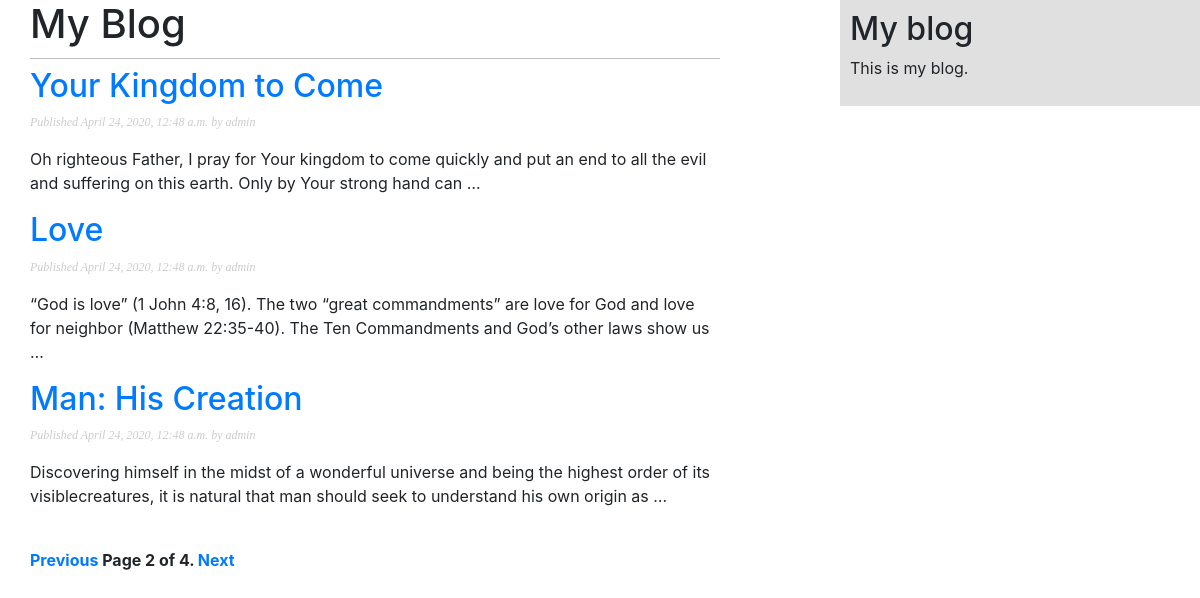
Screenshot of /BlogApp/?page=2 with the database file from the repository.
### BlogApp/models.py (models this page shows, shortened)
class Post(models.Model):
    STATUS_CHOICES = (
        ('draft', 'Draft'),
        ('published', 'Published'),
    )
    title = models.CharField(max_length=250)
    slug = models.SlugField(max_length=250,
                            unique_for_date='publish')
    author = models.ForeignKey(User,
                               on_delete=models.CASCADE,
                               related_name='blog_posts')
    body = models.TextField()
    publish = models.DateTimeField(default=timezone.now)
    created = models.DateTimeField(auto_now_add=True)
    updated = models.DateTimeField(auto_now=True)
    status = models.CharField(max_length=10,
                              choices=STATUS_CHOICES,
                              default='draft')
    objects = models.Manager()
    published = PublishedManager()
    tags = TaggableManager()
    class Meta:
        ordering = ('-publish',)
    def get_absolute_url(self):
        return reverse('BlogApp:post_detail',
                       args=[self.publish.year,
                             self.publish.month,
                             self.publish.day,
                             self.slug])

### BlogApp/views.py (the view)
# urls.py: path('', views.PostListView.as_view(), name='post_list'),
class PostListView(ListView):
    queryset = Post.published.all()
    context_object_name = 'posts'
    paginate_by = 3
    template_name = 'BlogApp/post/list.html'

### BlogApp/templates/BlogApp/post/list.html (shortened to what this page needs)
{% extends "BlogApp/base.html" %}
{% block content %}
    <h1>My Blog</h1>
    {% for post in posts %}
        <h2>
            <a href="{{ post.get_absolute_url }}">
                {{ post.title }}
            </a>
        </h2>
        <p class="date">
            Published {{ post.publish }} by {{ post.author }}
        </p>
        {{ post.body|truncatewords:30|linebreaks }}
    {% endfor %}
    {% include "pagination.html" with page=page_obj %}
{% endblock %}

### BlogApp/static/css/BlogApp.css (style rules this page uses)
body { margin:0; padding:0; font-family:helvetica, sans-serif; }
a { color:#00abff; text-decoration:none; }
h1 { font-weight:normal; border-bottom:1px solid #bbb; padding:0 0 10px 0; }
h2 { font-weight:normal; margin:30px 0 0; }
p.date { color:#ccc; font-family: georgia, serif; font-size: 12px; font-style: italic; }

### rows the page displays
Post: title "Your Kingdom to Come", publish "April 24, 2020, 12:48 a.m.", author "admin", body "Oh righteous Father, I pray for Your kingdom to come quickly and put an end to all the evil and suffering on this earth. Only by Your strong hand can …"
Post: title "Love", publish "April 24, 2020, 12:48 a.m.", author "admin", body "“God is love” (1 John 4:8, 16). The two “great commandments” are love for God and love for neighbor (Matthew 22:35-40). The Ten Commandments and God’s other laws show us …"
Post: title "Man: His Creation", publish "April 24, 2020, 12:48 a.m.", author "admin", body "Discovering himself in the midst of a wonderful universe and being the highest order of its visiblecreatures, it is natural that man should seek to understand his own origin as …"

### other values shown
{{ page.number }} "2"
{{ page.paginator.num_pages }} "4"
